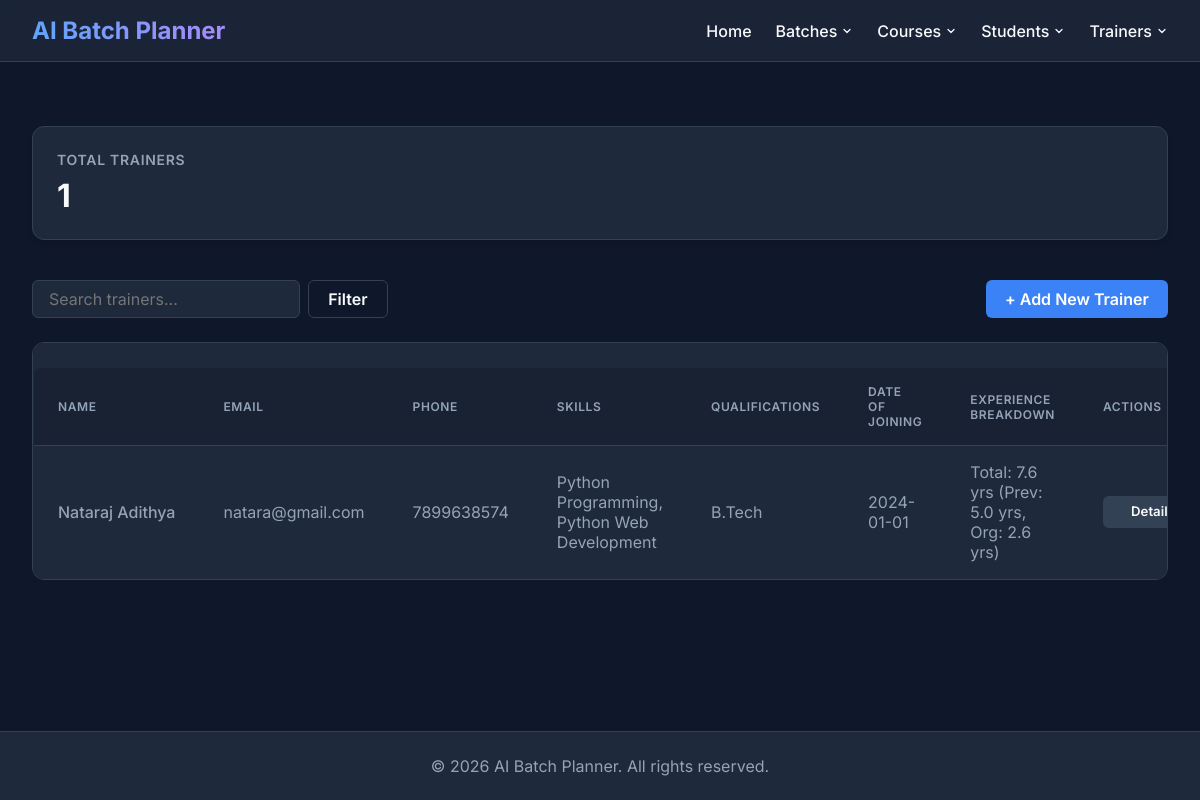
The page /trainers on the database its author committed.
### tables this page shows
CREATE TABLE trainer (
    trainer_id INTEGER PRIMARY KEY AUTOINCREMENT,

    full_name TEXT NOT NULL,

    email TEXT NOT NULL UNIQUE,

    phone TEXT NOT NULL UNIQUE,

    skills TEXT NOT NULL,

    qualifications TEXT,

    experience INTEGER NOT NULL CHECK (experience >= 0),

    status TEXT NOT NULL CHECK(status IN ('Active','Inactive')),

    created_at TIMESTAMP DEFAULT CURRENT_TIMESTAMP,

    updated_at TIMESTAMP DEFAULT CURRENT_TIMESTAMP,

    created_by TEXT,

    updated_by TEXT
, date_of_joining TEXT, previous_experience REAL DEFAULT 0.0);

### routes/trainer_routes.py (the view)
@trainer_bp.route("/trainers", methods=["GET"])
def view_trainers():
    keyword = request.args.get("keyword", "").strip()
    status = request.args.get("status", "").strip()
    if keyword or status:
        trainers = filter_trainers(status=status, keyword=keyword)
    else:
        trainers = get_all_trainers()
    stats = get_trainer_statistics()
    return render_template(
        "trainers.html",
        trainers=trainers,
        stats=stats
    )

### database/db.py (called while the page is built)
def get_connection():
    connection = sqlite3.connect(DATABASE_NAME)
    connection.row_factory = sqlite3.Row
    connection.execute("PRAGMA foreign_keys = ON")
    return connection

### models/trainer.py (called while the page is built)
def get_all_trainers():
    connection = get_connection()
    try:
        cursor = connection.cursor()
        query = """
            SELECT
                trainer_id,
                full_name,
                email,
                phone,
                skills,
                qualifications,
                experience,
                date_of_joining,
                previous_experience,
                status,
                created_at,
                updated_at,
                created_by,
                updated_by
            FROM trainer
            ORDER BY full_name ASC
        """
        cursor.execute(query)
        return cursor.fetchall()
    finally:
        connection.close()

### services/trainer_service.py (called while the page is built)
def get_all_trainers():
    trainers = fetch_trainers()
    today = datetime.date.today()
    trainer_list = []
    for t in trainers:
        t_dict = dict(t)
        doj_str = t_dict.get('date_of_joining')
        prev_exp = t_dict.get('previous_experience') or 0.0
        this_org_exp = 0.0
        if doj_str:
            try:
                doj = datetime.date.fromisoformat(doj_str)
                this_org_exp = max(0.0, (today - doj).days / 365.25)
            except Exception:
                pass
        t_dict['this_org_experience'] = round(this_org_exp, 1)
        t_dict['total_experience'] = round(prev_exp + this_org_exp, 1)
        trainer_list.append(t_dict)
    return trainer_list

def get_trainer_statistics():
    return fetch_trainer_stats()

### templates/trainers.html (shortened to what this page needs)
{% extends 'base.html' %}
{% block content %}
<div class="stats-grid">
    <div class="stat-card">
        <div class="stat-title">Total Trainers</div>
        <div class="stat-value">{{ stats.total_trainers }}</div>
    </div>
</div>
<div class="toolbar">
    <form class="search-form" action="{{ url_for('trainer.view_trainers') }}" method="GET">
        <input type="text" name="keyword" class="input-control" placeholder="Search trainers..."
            value="{{ request.args.get('keyword', '') }}">
        <button type="submit" class="btn btn-outline">Filter</button>
    </form>
    <a href="{{ url_for('trainer.add_trainer') }}" class="btn btn-primary">+ Add New Trainer</a>
</div>
<div class="table-container">
    <table class="data-table" id="trainersTable">
        <thead>
            <tr>
                <th>Name</th>
                <th>Email</th>
                <th>Phone</th>
                <th>Skills</th>
                <th>Qualifications</th>
                <th>Date of Joining</th>
                <th>Experience Breakdown</th>
                <th>Actions</th>
            </tr>
        </thead>
        <tbody>
            {% for trainer in trainers %}
            <tr class="trainer-row">
                <td style="font-weight: 500; white-space: nowrap;">{{ trainer['full_name'] }}</td>
                <td>{{ trainer['email'] }}</td>
                <td>{{ trainer['phone'] }}</td>
                <td>{{ trainer['skills'] }}</td>
                <td>{{ trainer['qualifications'] or 'N/A' }}</td>
                <td>{{ trainer['date_of_joining'] or 'N/A' }}</td>
                <td>Total: {{ trainer['total_experience'] }} yrs (Prev: {{ trainer['previous_experience'] }} yrs, Org:
                    {{ trainer['this_org_experience'] }} yrs)</td>
                <td>
                    <div class="actions-group">
                        <a href="{{ url_for('trainer.view_trainer_details', trainer_id=trainer['trainer_id']) }}"
                            class="btn btn-secondary">Details</a>
                    </div>
                </td>
            </tr>
            {% else %}
            <tr>
                <td colspan="8" style="text-align: center; color: var(--text-muted); padding: 3rem;">
                    No trainers found. Try adjusting your search filters.
                </td>
            </tr>
            {% endfor %}
        </tbody>
    </table>
</div>
{% endblock %}

### templates/base.html (style rules this page uses)
:root { --bg-color: #0f172a; --surface-color: #1e293b; --surface-hover: #334155; --primary: #3b82f6; --primary-hover: #2563eb; --text-main: #f8fafc; --text-muted: #94a3b8; --danger: #ef4444; --success: #10b981; --border: #334155; }
body { margin: 0; font-family: 'Inter', sans-serif; background-color: var(--bg-color); color: var(--text-main); display: flex; flex-direction: column; min-height: 100vh; }
form { display: flex; flex-direction: column; gap: 12px; max-width: 500px; }
input, select, textarea { padding: 10px 14px; background-color: var(--surface-color); border: 1px solid var(--border); border-radius: 8px; color: var(--text-main); font-size: 1rem; transition: border-color 0.2s; }
button { padding: 10px 15px; background-color: var(--primary); color: white; border: none; border-radius: 8px; cursor: pointer; font-size: 1rem; font-weight: 600; transition: background-color 0.2s; margin-top: 10px; }
.btn { display: inline-flex !important; align-items: center !important; justify-content: center !important; box-sizing: border-box !important; vertical-align: middle !important; margin: 0 !important; }
.search-form { display: flex !important; align-items: center !important; gap: 0.5rem !important; }
.search-form .input-control, .search-form select, .search-form input, .search-form button, .search-form .btn { margin: 0 !important; box-sizing: border-box !important; vertical-align: middle !important; }
table { width: 100%; border-collapse: collapse; margin-top: 1.5rem; background-color: var(--surface-color); border-radius: 8px; overflow: hidden; border: 1px solid var(--border); }
th, td { text-align: left; padding: 14px; border-bottom: 1px solid var(--border); }
th { background-color: rgba(30, 41, 59, 0.5); color: var(--text-main); font-weight: 600; }
td { color: var(--text-muted); }
tr:last-child td { border-bottom: none; }
a { color: var(--primary); text-decoration: none; font-weight: 500; transition: color 0.2s; }

### rows shown on the page
trainer: full_name "Nataraj Adithya", email "natara@gmail.com", phone "7899638574", skills "Python Programming, Python Web Development", qualifications "B.Tech", date_of_joining "2024-01-01", total_experience "7.6", previous_experience "5.0", this_org_experience "2.6"

### other values the page prints
{{ stats.total_trainers }} "1"
